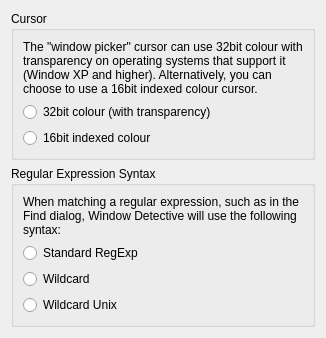
            <widget class="QWidget" name="generalPage">
             <layout class="QFormLayout" name="formLayout">
              <property name="fieldGrowthPolicy">
               <enum>QFormLayout::AllNonFixedFieldsGrow</enum>
              </property>
              <item row="0" column="0" colspan="2">
               <widget class="QGroupBox" name="groupBox_4">
                <property name="title">
                 <string>Cursor</string>
                </property>
                <layout class="QVBoxLayout" name="verticalLayout_8">
                 <item>
                  <widget class="QLabel" name="label_14">
                   <property name="text">
                    <string>The &quot;window picker&quot; cursor can use 32bit colour with transparency on operating systems that support it (Window XP and higher). Alternatively, you can choose to use a 16bit indexed colour cursor.</string>
                   </property>
                   <property name="wordWrap">
                    <bool>true</bool>
                   </property>
                  </widget>
                 </item>
                 <item>
                  <widget class="QRadioButton" name="rb32bitCursor">
                   <property name="text">
                    <string>32bit colour (with transparency)</string>
                   </property>
                  </widget>
                 </item>
                 <item>
                  <widget class="QRadioButton" name="rb16bitCursor">
                   <property name="text">
                    <string>16bit indexed colour</string>
                   </property>
                  </widget>
                 </item>
                </layout>
               </widget>
              </item>
              <item row="1" column="0" colspan="2">
               <widget class="QGroupBox" name="groupBox">
                <property name="title">
                 <string>Regular Expression Syntax</string>
                </property>
                <layout class="QVBoxLayout" name="verticalLayout_3">
                 <item>
                  <widget class="QLabel" name="label">
                   <property name="text">
                    <string>When matching a regular expression, such as in the Find dialog, Window Detective will use the following syntax:</string>
                   </property>
                   <property name="wordWrap">
                    <bool>true</bool>
                   </property>
                  </widget>
                 </item>
                 <item>
                  <widget class="QRadioButton" name="rbStandardRegex">
                   <property name="toolTip">
                    <string>&lt;!DOCTYPE HTML PUBLIC &quot;-//W3C//DTD HTML 4.0//EN&quot; &quot;http://www.w3.org/TR/REC-html40/strict.dtd&quot;&gt;
&lt;html&gt;&lt;head&gt;&lt;meta name=&quot;qrichtext&quot; content=&quot;1&quot; /&gt;&lt;style type=&quot;text/css&quot;&gt;
p, li { white-space: pre-wrap; }
&lt;/style&gt;&lt;/head&gt;&lt;body style=&quot; font-family:'MS Shell Dlg 2'; font-size:8.25pt; font-weight:400; font-style:normal;&quot;&gt;
&lt;p style=&quot; margin-top:0px; margin-bottom:0px; margin-left:0px; margin-right:0px; -qt-block-indent:0; text-indent:0px;&quot;&gt;&lt;span style=&quot; font-family:'Arial,Geneva,Helvetica,sans-serif'; font-size:medium; color:#000000;&quot;&gt;A rich Perl-like pattern matching syntax.&lt;/span&gt;&lt;/p&gt;&lt;/body&gt;&lt;/html&gt;</string>
                   </property>
                   <property name="text">
                    <string>Standard RegExp</string>
                   </property>
                  </widget>
                 </item>
                 <item>
                  <widget class="QRadioButton" name="rbWildcardRegex">
                   <property name="toolTip">
                    <string>&lt;!DOCTYPE HTML PUBLIC &quot;-//W3C//DTD HTML 4.0//EN&quot; &quot;http://www.w3.org/TR/REC-html40/strict.dtd&quot;&gt;
&lt;html&gt;&lt;head&gt;&lt;meta name=&quot;qrichtext&quot; content=&quot;1&quot; /&gt;&lt;style type=&quot;text/css&quot;&gt;
p, li { white-space: pre-wrap; }
&lt;/style&gt;&lt;/head&gt;&lt;body style=&quot; font-family:'MS Shell Dlg 2'; font-size:8.25pt; font-weight:400; font-style:normal;&quot;&gt;
&lt;p style=&quot; margin-top:0px; margin-bottom:0px; margin-left:0px; margin-right:0px; -qt-block-indent:0; text-indent:0px;&quot;&gt;&lt;span style=&quot; font-family:'Arial,Geneva,Helvetica,sans-serif'; font-size:medium; color:#000000;&quot;&gt;This provides a simple pattern matching syntax similar to that used by shells (command interpreters) for &amp;quot;file globbing&amp;quot;.&lt;/span&gt;&lt;/p&gt;&lt;/body&gt;&lt;/html&gt;</string>
                   </property>
                   <property name="text">
                    <string>Wildcard</string>
                   </property>
                  </widget>
                 </item>
                 <item>
                  <widget class="QRadioButton" name="rbWildcardUnixRegex">
                   <property name="toolTip">
                    <string>&lt;!DOCTYPE HTML PUBLIC &quot;-//W3C//DTD HTML 4.0//EN&quot; &quot;http://www.w3.org/TR/REC-html40/strict.dtd&quot;&gt;
&lt;html&gt;&lt;head&gt;&lt;meta name=&quot;qrichtext&quot; content=&quot;1&quot; /&gt;&lt;style type=&quot;text/css&quot;&gt;
p, li { white-space: pre-wrap; }
&lt;/style&gt;&lt;/head&gt;&lt;body style=&quot; font-family:'MS Shell Dlg 2'; font-size:8.25pt; font-weight:400; font-style:normal;&quot;&gt;
&lt;p style=&quot; margin-top:0px; margin-bottom:0px; margin-left:0px; margin-right:0px; -qt-block-indent:0; text-indent:0px;&quot;&gt;&lt;span style=&quot; font-family:'Arial,Geneva,Helvetica,sans-serif'; font-size:medium; color:#000000;&quot;&gt;This is similar to Wildcard but with the behavior of a Unix shell. The wildcard characters can be escaped with the character &amp;quot;&amp;quot;.&lt;/span&gt;&lt;/p&gt;&lt;/body&gt;&lt;/html&gt;</string>
                   </property>
                   <property name="text">
                    <string>Wildcard Unix</string>
                   </property>
                  </widget>
                 </item>
                </layout>
               </widget>
              </item>
             </layout>
            </widget>
